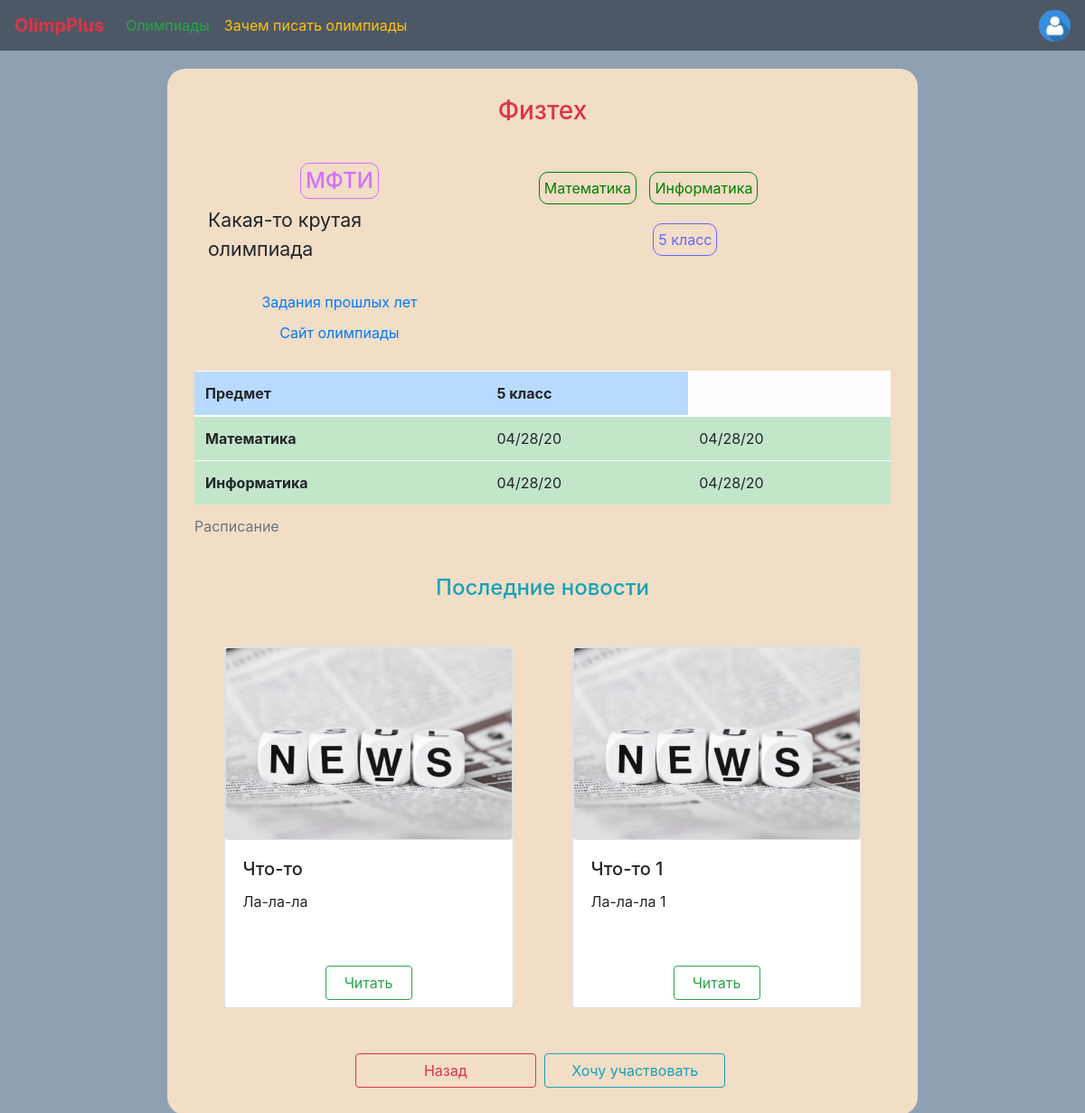
Page /particular_olimpiad/1 (signed in) on the committed database.
### data/tables/user.py (models this page shows, shortened)
class User(SqlAlchemyBase, UserMixin):
    __tablename__ = 'users'
    id = sqlalchemy.Column(sqlalchemy.Integer, primary_key=True, autoincrement=True)
    name = sqlalchemy.Column(sqlalchemy.String)
    surname = sqlalchemy.Column(sqlalchemy.String)
    fatherhood = sqlalchemy.Column(sqlalchemy.String)
    grade = sqlalchemy.Column(sqlalchemy.Integer)
    photo = sqlalchemy.Column(sqlalchemy.String)
    olimpiads = orm.relationship('Olimpiad', secondary='user_to_olimpiad', backref="users")
    email = sqlalchemy.Column(sqlalchemy.String)
    password = sqlalchemy.Column(sqlalchemy.String)

### data/tables/olimpiadsGroup.py (models this page shows, shortened)
class OlimpiadsGroup(SqlAlchemyBase):
    __tablename__ = 'olimpiads_groups'
    id = sqlalchemy.Column(sqlalchemy.Integer, primary_key=True, autoincrement=True)
    name = sqlalchemy.Column(sqlalchemy.String)
    organizer = sqlalchemy.Column(sqlalchemy.String)
    description = sqlalchemy.Column(sqlalchemy.String)
    subjects = sqlalchemy.Column(sqlalchemy.String)
    grades = sqlalchemy.Column(sqlalchemy.String)
    grades_description = sqlalchemy.Column(sqlalchemy.String)
    link = sqlalchemy.Column(sqlalchemy.String)
    cities = sqlalchemy.Column(sqlalchemy.String)
    photo = sqlalchemy.Column(sqlalchemy.String)
    news = orm.relationship('OlimpiadsGroupNews', backref='olimpiads_group_news')
    olimpiads = orm.relationship('Olimpiad', backref='olimpiads_group')

### data/tables/olimpiad.py (models this page shows, shortened)
class Olimpiad(SqlAlchemyBase):
    __tablename__ = 'olimpiads'
    id = sqlalchemy.Column(sqlalchemy.Integer, primary_key=True, autoincrement=True)
    subject = sqlalchemy.Column(sqlalchemy.String)
    grade = sqlalchemy.Column(sqlalchemy.String)
    city = sqlalchemy.Column(sqlalchemy.String)
    tasks = sqlalchemy.Column(sqlalchemy.String)
    results = sqlalchemy.Column(sqlalchemy.String)
    olimpiads_group_id = sqlalchemy.Column(sqlalchemy.Integer, sqlalchemy.ForeignKey('olimpiads_groups.id'))
    registration_data = orm.relation("OlimpiadRegistration", backref='olimpiad', uselist=False)

### data/tables/olimpiadRegistration.py (models this page shows, shortened)
class OlimpiadRegistration(SqlAlchemyBase):
    __tablename__ = 'olimpiads_registration'
    id = sqlalchemy.Column(sqlalchemy.Integer, primary_key=True, autoincrement=True)
    date = sqlalchemy.Column(sqlalchemy.DateTime)
    documents = sqlalchemy.Column(sqlalchemy.String)
    address = sqlalchemy.Column(sqlalchemy.String)
    olimpiad_id = sqlalchemy.Column(sqlalchemy.Integer, sqlalchemy.ForeignKey('olimpiads.id'))

### data/tables/olimpiadsGroupNews.py (models this page shows)
class OlimpiadsGroupNews(SqlAlchemyBase):
    __tablename__ = 'olimpiad_group_news'
    id = sqlalchemy.Column(sqlalchemy.Integer, primary_key=True, autoincrement=True)
    title = sqlalchemy.Column(sqlalchemy.String)
    description = sqlalchemy.Column(sqlalchemy.String)
    text = sqlalchemy.Column(sqlalchemy.String)
    photo = sqlalchemy.Column(sqlalchemy.String)
    date = sqlalchemy.Column(sqlalchemy.DateTime, default=datetime.datetime.now)
    olimpiad_group_id = sqlalchemy.Column(sqlalchemy.Integer, sqlalchemy.ForeignKey('olimpiads_groups.id'))

### main.py (the view)
@app.route('/particular_olimpiad/<int:olimpiad_id>')
def particular_olimpiad(olimpiad_id):
    db_session = create_session()
    item = db_session.query(OlimpiadsGroup).filter(OlimpiadsGroup.id == olimpiad_id).first()
    subjects = item.subjects.split(', ')
    all_news = sorted(db_session.query(OlimpiadsGroupNews).filter(
        OlimpiadsGroupNews.olimpiad_group_id == olimpiad_id).all(), key=lambda x: x.date)
    news_in_rows = []
    for i in range(0, min(len(all_news), 2), 2):
        news_in_rows.append(all_news[i: min(len(all_news), i + 2)])
    timetable = TimeTable(item.grades, item.subjects)
    for olimpiad in item.olimpiads:
        timetable.add(olimpiad.subject, olimpiad.grade, olimpiad.registration_data.date)
    return render_template("particular_olimpiad.html", olimpiad=item, subjects=subjects,
                           news=news_in_rows, timetable=timetable)

### data/database/all_for_session.py (called while the page is built)
def create_session() -> Session:
    global __factory
    return __factory()

### main.py (called while the page is built)
@login_manager.user_loader
def load_user(user):
    db_session = create_session()
    return db_session.query(User).get(user)

### useful_classes.py (called while the page is built)
    def add(self, subject, grade, value):
        self.empty = False
        if subject in self.dates:
            self.dates[subject][grade] = value
        else:
            self.dates[subject] = {grade: value}

### templates/particular_olimpiad.html (shortened to what this page needs)
{% extends "base.html" %}
{% block content %}
    <div class="info_block" style="background-color: #f2ddc6">
        <h3 class="text-center text-danger">{{ olimpiad.name }}</h3>
        <div class="container">
            <div class="row" style="margin-top: 40px">
                <div class="col-5">
                    <div align="center">
                        <h4 class="organizer_el" style="display:inline-block">
                            {{ olimpiad.organizer }}
                        </h4>
                    </div>
                    <p style="font-size: 16pt">{{ olimpiad.description }}</p>
                    <div class="text-center" style="margin-top: 30px">
                        <a href="../tasks/{{ olimpiad.id }}" class="card-link">Задания прошлых лет</a>
                    </div>
                    <div class="text-center" style="margin-top: 10px">
                        <a href="{{ olimpiad.link }}" class="card-link">Сайт олимпиады</a>
                    </div>
                </div>
                <div class="col">
                    <ul>
                        {% for s in subjects %}
                            <li class="subject_el">{{ s }}</li>
                        {% endfor %}
                    </ul>
                    <div align="center">
                        <div class="grade_el text-center" style="display: inline-block">
                                {{ olimpiad.grades_description }}
                        </div>
                    </div>
                </div>
            </div>
        </div>
        {% if not timetable.empty %}
            <table class="table table-light table-hover" style="margin-top: 30px">
                <caption>Расписание</caption>
                <thead>
                    <tr class="table-primary">
                        <th scope="col">Предмет</th>
                        {% for grade in timetable.grades %}
                            <th scope="col">{{ grade }} класс</th>
                        {% endfor %}
                    </tr>
                </thead>
                <tbody>
                    {% for subject, grades in timetable.dates.items() %}
                    <tr class="table-success">
                        <th scope="row">{{ subject }}</th>
                        {% for grade, value in grades.items() %}
                            <td>{{ value.strftime("%D") }}</td>
                        {% endfor %}
                    </tr>
                    {% endfor %}
                </tbody>
            </table>
        {% endif %}
        {% if news %}
            <h4 class="text-center text-info" style="margin-top: 30px">Последние новости</h4>
            <div class="container" style="margin-top: 50px">
                {% for row in news %}
                    <div class="row justify-content-between" style="margin-top: 30px; margin-bottom: 20px;">
                        {% for item in row %}
                            <div class="col">
                                <div class="card" style="width: 20rem; height: 25rem; padding-bottom: 8px; margin:auto">
                                    <img src={{ item.photo }} onerror="this.src='../static/img/news/default.jpg'" class="card card-img-top">
                                    <div class="card-body">
                                        <h5 class="card-title">{{ item.title }}</h5>
                                        <p class="card-text">{{ item.description }}</p>
                                    </div>
                                    <a href="../particular_news/{{ item.id }}" class="card-link btn btn-outline-success" style="width: 6rem; margin: auto">Читать</a>
                                </div>
                            </div>
                        {% endfor %}
                    </div>
                {% endfor %}
            </div>
        {% endif %}
        <div style="text-align: center; margin-top: 50px">
            <a href="/olimpiads" class="btn btn-outline-danger" style="display: inline-block; width: 200px; margin-right: 5px">
                Назад
            </a>
            {% if current_user.is_authenticated %}
                <a href="/register_olimp/{{ olimpiad.id }}" class="btn btn-outline-info" style="display: inline-block; width: 200px; margin-right: 5px">
                    Хочу участвовать
                </a>
            {% endif %}
        </div>
    </div>
{% endblock %}

### templates/base.html (shortened to what this page needs)
<!DOCTYPE html>
<html lang="en">
<head>
    <link rel="stylesheet" href="https://stackpath.bootstrapcdn.com/bootstrap/4.4.1/css/bootstrap.min.css"
>
    <link rel="stylesheet" href="../static/css/style.css">
</head>
<body>
    <nav class="navbar navbar-expand-lg navbar-light" style="background-color: #4c5866">
        <a class="navbar-brand text-danger" href="/"><strong>OlimpPlus</strong></a>
        <div class="collapse navbar-collapse" id="menu">
            <ul class="navbar-nav mr-auto">
                <li class="nav-item">
                    <a class="nav-link text-success" href="/olimpiads">Олимпиады</a>
                </li>
                <li class="nav-item">
                    <a class="nav-link text-warning" href="/why_olimps">Зачем писать олимпиады</a>
                </li>
            </ul>
        </div>
        {% if current_user.is_authenticated %}
            <div class="collapse navbar-collapse d-flex flex-row-reverse" id="profile">
                <ul class="navbar-nav my-2 my-lg-0">
                    <li class="nav-item dropdown btn-group">
                        <a href="#" data-toggle="dropdown" aria-haspopup="true" aria-expanded="false">
                            <img src="{{ current_user.photo }}" width="35" height="35" style="border-radius: 50%">
                        </a>
                    </li>
                </ul>
            </div>
        {% endif %}
    </nav>
    <main role="main" class="container">
        {% block content %}{% endblock %}
    </main>
</body>
</html>

### static/css/style.css (style rules this page uses)
body { background-color: #90A0B3; }
.info_block { width: 830px; padding: 30px; margin: 20px auto; border-radius: 20px; overflow: hidden; }
.subject_el { border: 1px solid green; color: green; border-radius: 10px; padding: 5px; margin: 10px 5px 5px 5px; display: inline-block; }
.grade_el { border: 1px solid #6666ff; color: #6666ff; border-radius: 10px; padding: 5px; margin-right: 5px; }
.organizer_el { border: 1px solid #d470ff; border-radius: 10px; color: #d470ff; padding: 5px; text-align: center; }

### rows in the picture
User: photo (placeholder picture)
OlimpiadsGroup: name "Физтех", organizer "МФТИ", description "Какая-то крутая олимпиада", grades_description "5 класс"
Olimpiad: subject "Математика"
OlimpiadRegistration: strftime "04/28/20"
OlimpiadRegistration: strftime "04/28/20"
Olimpiad: subject "Информатика", strftime "04/28/20"
OlimpiadRegistration: strftime "04/28/20"
OlimpiadsGroupNews: title "Что-то", description "Ла-ла-ла"
OlimpiadsGroupNews: title "Что-то 1", description "Ла-ла-ла 1"

### other values in the picture
{{ s }} "Математика" "Информатика"
{{ grade }} "5"
